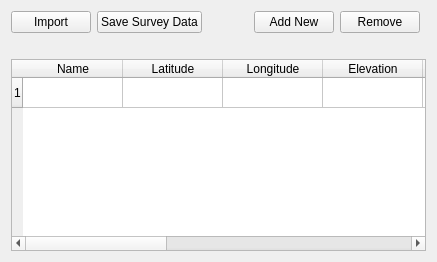
          <widget class="QWidget" name="tab">
           <attribute name="title">
            <string>Survey Data</string>
           </attribute>
           <layout class="QGridLayout" name="gridLayout_6">
            <item row="0" column="3">
             <widget class="QPushButton" name="AddNewSurveyMeasurement">
              <property name="text">
               <string>Add New</string>
              </property>
             </widget>
            </item>
            <item row="0" column="4">
             <widget class="QPushButton" name="RemoveSurveyMeasurement">
              <property name="text">
               <string>Remove</string>
              </property>
             </widget>
            </item>
            <item row="0" column="1">
             <widget class="QPushButton" name="SaveSurveyData">
              <property name="text">
               <string>Save Survey Data</string>
              </property>
             </widget>
            </item>
            <item row="0" column="0">
             <widget class="QPushButton" name="ImportsureveyData">
              <property name="text">
               <string>Import</string>
              </property>
             </widget>
            </item>
            <item row="1" column="2">
             <spacer name="horizontalSpacer">
              <property name="orientation">
               <enum>Qt::Horizontal</enum>
              </property>
              <property name="sizeHint" stdset="0">
               <size>
                <width>40</width>
                <height>20</height>
               </size>
              </property>
             </spacer>
            </item>
            <item row="2" column="0" colspan="6">
             <widget class="QTableWidget" name="SurveyDataTab">
              <property name="editTriggers">
               <set>QAbstractItemView::AllEditTriggers</set>
              </property>
              <property name="dragEnabled">
               <bool>true</bool>
              </property>
              <property name="selectionBehavior">
               <enum>QAbstractItemView::SelectRows</enum>
              </property>
              <row>
               <property name="text">
                <string>1</string>
               </property>
              </row>
              <column>
               <property name="text">
                <string>Name</string>
               </property>
              </column>
              <column>
               <property name="text">
                <string>Latitude</string>
               </property>
              </column>
              <column>
               <property name="text">
                <string>Longitude</string>
               </property>
              </column>
              <column>
               <property name="text">
                <string>Elevation</string>
               </property>
              </column>
              <column>
               <property name="text">
                <string>Dial</string>
               </property>
              </column>
              <column>
               <property name="text">
                <string>Day</string>
               </property>
              </column>
              <column>
               <property name="text">
                <string>Month</string>
               </property>
              </column>
              <column>
               <property name="text">
                <string>Year</string>
               </property>
              </column>
              <column>
               <property name="text">
                <string>Hour</string>
               </property>
              </column>
              <column>
               <property name="text">
                <string>Minute</string>
               </property>
              </column>
              <column>
               <property name="text">
                <string>Loop</string>
               </property>
              </column>
             </widget>
            </item>
           </layout>
          </widget>
